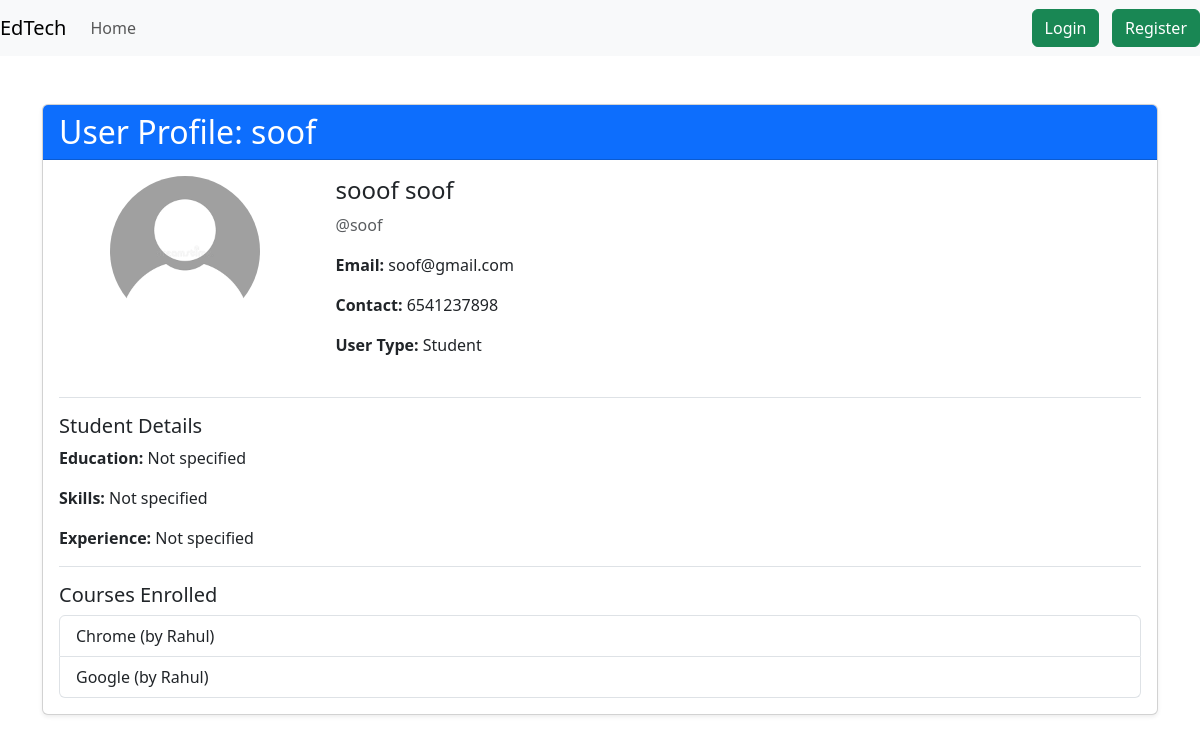
/accounts/user/4/, run on an earlier commit of the app's database.
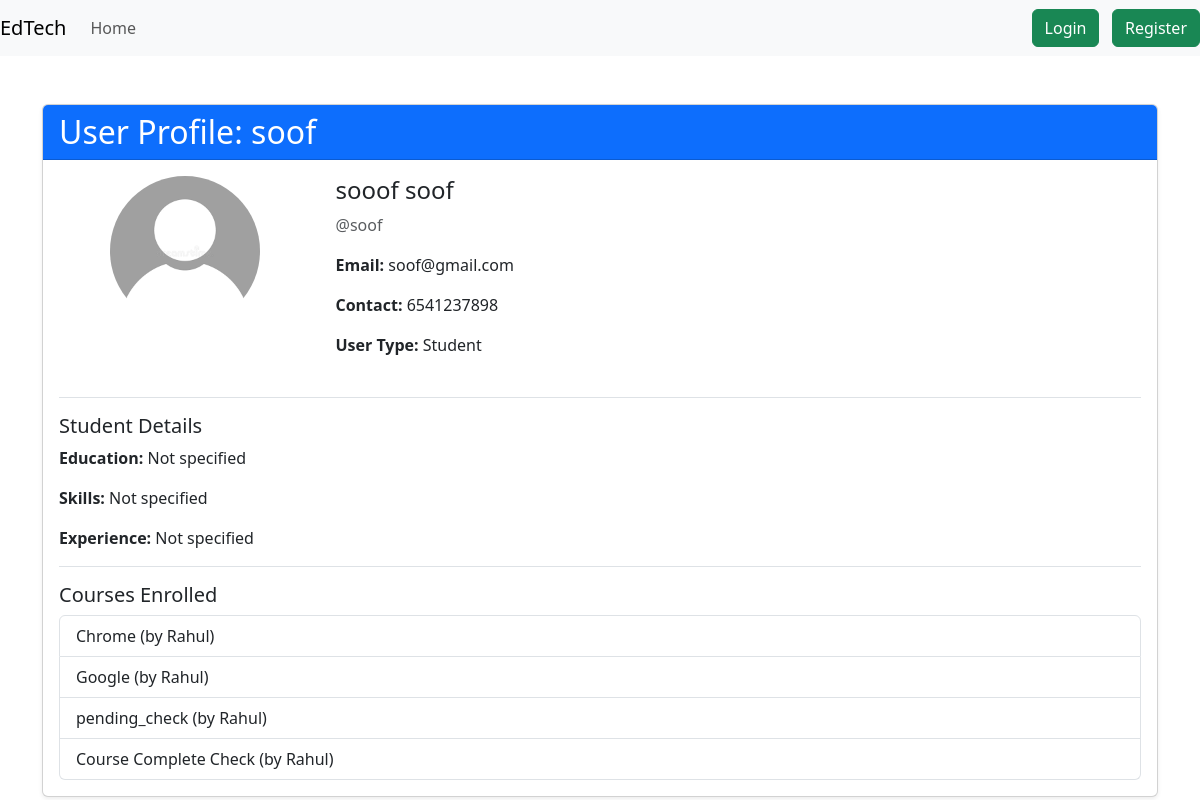
And on a later commit of the database.
### accounts/models.py (models this page shows)
class User(AbstractUser):
    name = models.CharField(max_length=70, default='name')
    contact = models.CharField(max_length=13)
    user_type = models.CharField(
        max_length=1,
        choices=(
            ('I', "Instructor"),
            ('S', "Student"),
        ),
    )
    def get_profile_photo_url(self):
        if (
            self.user_type == 'S'
            and hasattr(self, 'studentprofile')
            and self.studentprofile.profile_photo
        ):
            return self.studentprofile.profile_photo.url
        elif (
            self.user_type == 'I'
            and hasattr(self, 'instructorprofile')
            and self.instructorprofile.profile_photo
        ):
            return self.instructorprofile.profile_photo.url
        return '/static/images/default_pfp.png'

class StudentProfile(models.Model):
    user = models.OneToOneField(User, on_delete=models.CASCADE)
    educations = models.CharField(max_length=200, blank=True)
    skills = models.CharField(max_length=200, blank=True)
    experience = models.CharField(max_length=200, blank=True)
    resume = models.FileField(upload_to='resumes/', blank=True, null=True)
    profile_photo = models.ImageField(
        upload_to=get_profile_photo_path,
        blank=True,
        null=True,
    )

### courses/models.py (models this page shows, shortened)
class Enrollment(models.Model):
    STATUS_CHOICES = (
        ('pending', 'Pending'),
        ('accepted', 'Accepted'),
        ('rejected', 'Rejected'),
    )
    course = models.ForeignKey(Course, on_delete=models.CASCADE)
    student = models.ForeignKey(User, on_delete=models.CASCADE)
    enrollment_date = models.DateTimeField(auto_now_add=True)
    status = models.CharField(max_length=20, choices=STATUS_CHOICES, default='pending')
    notes = models.TextField(blank=True,null=True)
    class Meta:
        unique_together = ('course', 'student')

class Course(models.Model):
    instructor = models.ForeignKey(User, on_delete=models.CASCADE)
    title = models.CharField(max_length=200)
    description = models.TextField()
    category = models.CharField(max_length=100)
    price = models.DecimalField(max_digits=10, decimal_places=2)
    start_date = models.DateField()
    end_date = models.DateField()
    created_at = models.DateTimeField(auto_now_add=True)
    image = models.ImageField(upload_to='course_images/', blank=True, null=True)

### accounts/views.py (the view)
# urls.py: path('user/<int:user_id>/', views.user_profile_view, name='user_profile'),
def user_profile_view(request, user_id):
    user_obj = get_object_or_404(User, id=user_id)
    profile = None
    if user_obj.user_type == 'S':
        profile = StudentProfile.objects.filter(user=user_obj).first()
    elif user_obj.user_type == 'I':
        profile = InstructorProfile.objects.filter(user=user_obj).first()
    user_courses = None
    if user_obj.user_type == 'I':
        user_courses = Course.objects.filter(instructor=user_obj)
    elif user_obj.user_type == 'S':
        user_courses = Enrollment.objects.filter(student=user_obj)
    context = {
        'user_obj': user_obj,
        'profile': profile,
        'user_courses': user_courses,
    }
    return render(request, 'accounts/user_profile.html', context)

### accounts/templates/accounts/user_profile.html (shortened to what this page needs)
{% extends 'base.html' %}
{% block main %}
<div class="container mt-5">
    <div class="card shadow-sm">
        <div class="card-header bg-primary text-white">
            <h2 class="mb-0">User Profile: {{ user_obj.username }}</h2>
        </div>
        <div class="card-body">
            <div class="row mb-4">
                <div class="col-md-3 text-center">
                    <img src="{{ user_obj.get_profile_photo_url }}" class="rounded-circle mb-3" width="150" height="150" alt="Profile Photo">
                </div>
                <div class="col-md-9">
                    <h4>{{ user_obj.name }}</h4>
                    <p class="text-muted">@{{ user_obj.username }}</p>
                    <p><strong>Email:</strong> {{ user_obj.email }}</p>
                    <p><strong>Contact:</strong> {{ user_obj.contact }}</p>
                    <p><strong>User Type:</strong>
                        {% if user_obj.user_type == 'S' %}Student
                        {% elif user_obj.user_type == 'I' %}Instructor
                        {% endif %}
                    </p>
                </div>
            </div>
            {% if user_obj.user_type == 'S' and profile %}
            <div class="border-top pt-3">
                <h5>Student Details</h5>
                <p><strong>Education:</strong> {{ profile.educations|default:"Not specified" }}</p>
                <p><strong>Skills:</strong> {{ profile.skills|default:"Not specified" }}</p>
                <p><strong>Experience:</strong> {{ profile.experience|default:"Not specified" }}</p>
            </div>
            {% elif user_obj.user_type == 'I' and profile %}
            <div class="border-top pt-3">
                <h5>Instructor Details</h5>
                <p><strong>Organization:</strong> {{ profile.organization_name|default:"Not specified" }}</p>
                <p><strong>Contact:</strong> {{ profile.contact|default:"Not specified" }}</p>
            </div>
            {% endif %}
            <div class="border-top pt-3">
                <h5>
                    {% if user_obj.user_type == 'I' %}Courses Taught
                    {% elif user_obj.user_type == 'S' %}Courses Enrolled
                    {% endif %}
                </h5>
                {% if user_courses %}
                    <div class="list-group">
                    {% for item in user_courses %}
                        {% if user_obj.user_type == 'I' %}
                        <a href="{% url 'course_detail' item.id %}" class="list-group-item list-group-item-action">
                            {{ item.title }}
                        </a>
                        {% elif user_obj.user_type == 'S' %}
                        <a href="{% url 'course_detail' item.course.id %}" class="list-group-item list-group-item-action">
                            {{ item.course.title }} (by {{ item.course.instructor.username }})
                        </a>
                        {% endif %}
                    {% endfor %}
                    </div>
                {% else %}
                    <p class="text-muted">No courses found.</p>
                {% endif %}
            </div>
        </div>
    </div>
</div>
{% endblock %}

### templates/base.html (shortened to what this page needs)
<!doctype html>
<html lang="en">
    <head>
        <link
            href="https://cdn.jsdelivr.net/npm/bootstrap@5.3.2/dist/css/bootstrap.min.css"
            rel="stylesheet"
        />
    </head>
    <body>
        <header>
             <nav class="navbar navbar-expand-md navbar-light bg-light">
                <a class="navbar-brand" href="{% url 'home' %}">EdTech</a>
                <div class="collapse navbar-collapse" id="collapsibleNavId">
                    <ul class="navbar-nav mr-auto mt-2 mt-lg-0">
                        <li class="nav-item active">
                            <a class="nav-link" href="{% url "home" %}">Home </a>
                        </li>
                    </ul>
                </div>
                <ul class="navbar-nav ml-auto mt-2 mt-lg-0">
                    {% if not request.user.is_authenticated %}
                        <li class="nav-item" style="list-style-type:none;">
                             <a class="btn btn-success" href="{% url 'login'%}"> Login </a>
                        </li>
                        <li class="nav-item" style="list-style-type:none;">
                            <a class="btn btn-success" href="{% url 'register'%}"> Register </a>
                        </li>
                    {% else %}
                        <p class="my-auto me-2"> Welcome {{request.user.username}}</p>
                        <a class="btn btn-warning" href="{% url "logout" %}">Logout</a>
                    {% endif %}
                </ul>
             </nav>
        </header>
        <main>
            {% block main %}
            {% endblock main %}
        </main>
    </body>
</html>

What changed in the data, as far as the page shows it:
added Enrollment: course "pending_check", course.instructor.username "Rahul"
added Enrollment: course "Course Complete Check", course.instructor.username "Rahul"
